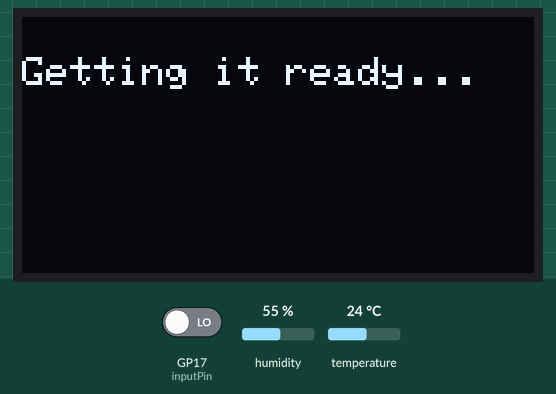
Bench run of a sketch on a simulated Raspberry Pi Pico W. Parts: 128×64 one-colour display. The inputs (shaded band) are chosen by the test bench; at power-on: GP17 (inputPin) LOW, humidity 55 %, temperature 24 °C. Random numbers use the default seed unless the sketch sets one.

Above: at 1.2 s.
1.3 s: GP17 (inputPin) driven HIGH
At 2.8 s:
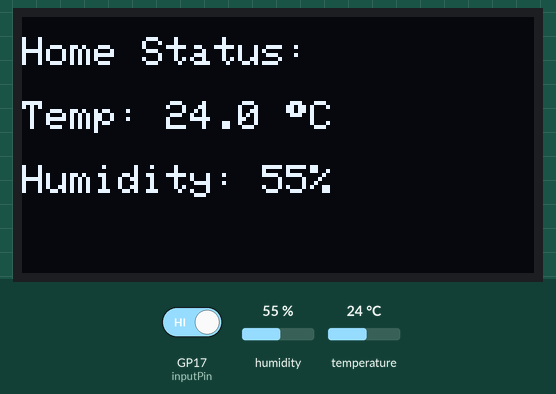
4.3 s: humidity set to 22 %
At 6.9 s:
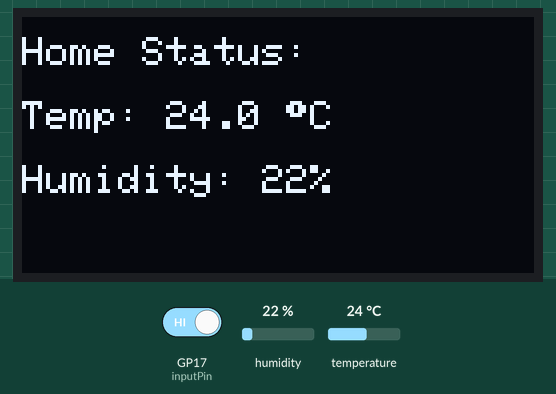
7.6 s: temperature set to 12 °C
At 9.5 s:
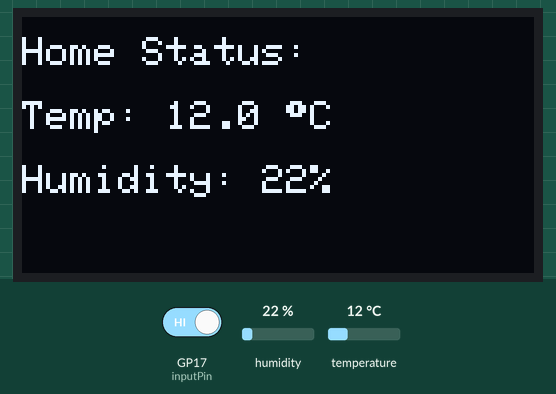
10.6 s: humidity set to 40 %
At 13.4 s:
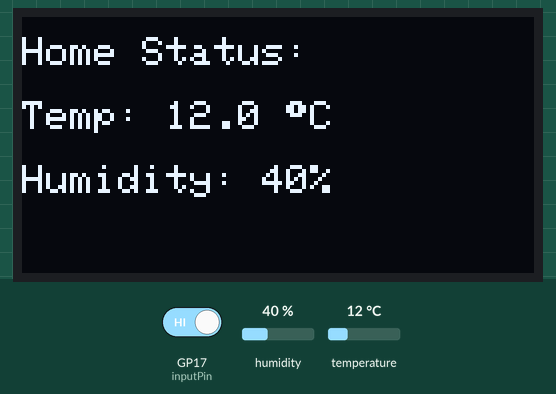
13.7 s: temperature set to 19 °C
Timing chart, 0 to 16.7 s (numbered marks = the images above; inputs shaded):
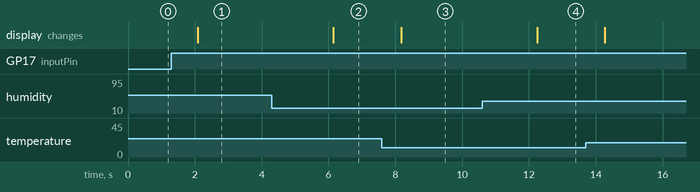

Measured:
- after the input at 1.3 s, the display: changes after 0.79 s (image 1)
- after the input at 4.3 s, the display: changes after 1.8 s (image 2)
- after the input at 7.6 s, the display: changes after 0.58 s (image 3)
- after the input at 10.6 s, the display: changes after 1.6 s (image 4)

The sketch:

sketch.ino
```cpp
#include <Wire.h>
#include <Adafruit_GFX.h>
#include <Adafruit_SSD1306.h>
#include "DHT.h"

#define DHTPIN 18
#define DHTTYPE DHT22

DHT dht(DHTPIN, DHTTYPE);

#define SCREEN_WIDTH 128 // OLED display width, in pixels
#define SCREEN_HEIGHT 64 // OLED display height, in pixels

// Declaration for an SSD1306 display connected to I2C (SDA, SCL pins)
Adafruit_SSD1306 display(SCREEN_WIDTH, SCREEN_HEIGHT, &Wire, -1);

const char* messages[] = {
  "Getting it ready...",
  "Loading...",
  "Firing the system...",
  "Getting stats..."
};

int inputPin = 17;               // choose the input pin (for PIR sensor)
int pirState = LOW;
int val = 0;                    // variable for reading the pin status          // we start, assuming no motion detected

void setup() {
  Serial.begin(115200);
  pinMode(inputPin, INPUT);
  dht.begin();
  if (!display.begin(SSD1306_SWITCHCAPVCC, 0x3C)) { // Address 0x3C for 128x32
    Serial.println(F("SSD1306 allocation failed"));
    for (;;);
  }
  // delay(2000);
  display.clearDisplay();
  display.setTextSize(1);
  display.setTextColor(WHITE);
  display.setCursor(0, 10);

  // Display a random message
  randomSeed(analogRead(0)); // Initialize random number generator
  int randomIndex = random(0, sizeof(messages) / sizeof(messages[0]));
  display.println(messages[randomIndex]);

  display.display();
}

void loop() {
  delay(2000);

  display.clearDisplay();

  val = digitalRead(inputPin);  // read input value
  if (val == HIGH) {            // check if the input is HIGH
    float h = dht.readHumidity();
  // Read temperature as Celsius (the default)
  float t = dht.readTemperature();
  // Read temperature as Fahrenheit (isFahrenheit = true)
  float f = dht.readTemperature(true);

  // Check if failed

  if (isnan(h) || isnan(t) || isnan(f)) {
    Serial1.println(F("Failed to read from DHT sensor!"));
    return;
  }
  // Compute heat index in Fahrenheit (the default)
  float hif = dht.computeHeatIndex(f, h);
  // Compute heat index in Celsius (isFahreheit = false)
  float hic = dht.computeHeatIndex(t, h, false);

  Serial1.println(hic);
  display.clearDisplay();
  display.setTextSize(1);
  display.setTextColor(WHITE);
  display.setCursor(0, 5);
  // Display static text
  display.println(F("Home Status: "));
  display.println(" ");
  display.print("Temp: ");

  char tempBuffer[6];
  dtostrf(t, 4, 1, tempBuffer); // Format temperature with 1 decimal place
  display.print(tempBuffer);

  display.print(" ");
  display.write(247); // Degree symbol
  display.println("C");
  display.println(" ");
  display.print("Humidity: ");
  display.print((int)h); // Cast to int to round down and remove decimal places
  display.println("%");
  display.display();
  } else {
    display.clearDisplay();
  }
}
```
